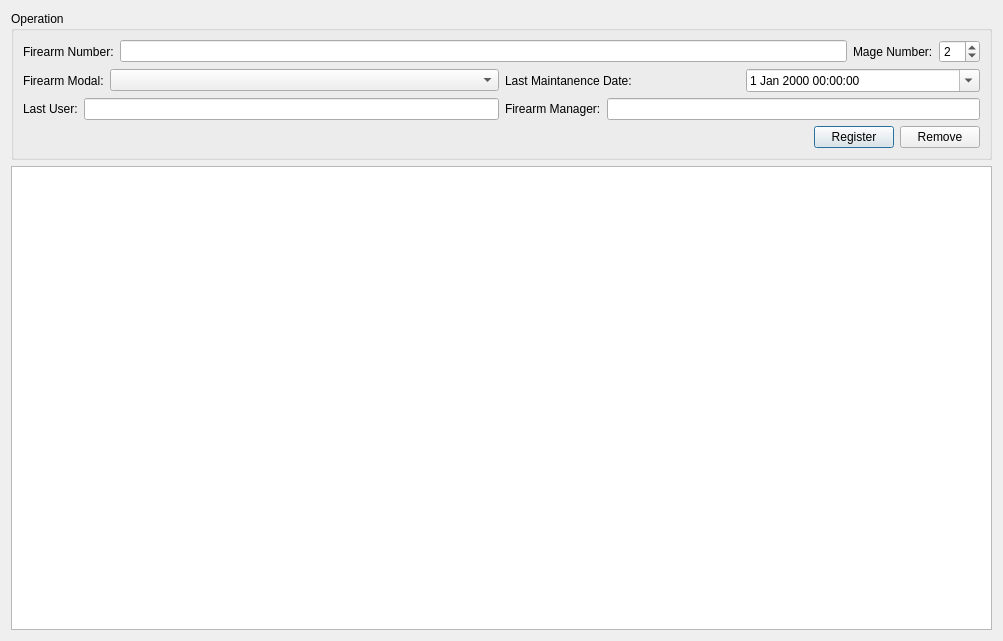
<?xml version="1.0" encoding="UTF-8"?>
<ui version="4.0">
 <class>fireArmRegisterDialog</class>
 <widget class="QDialog" name="fireArmRegisterDialog">
  <property name="geometry">
   <rect>
    <x>0</x>
    <y>0</y>
    <width>1003</width>
    <height>641</height>
   </rect>
  </property>
  <property name="windowTitle">
   <string>Dialog</string>
  </property>
  <layout class="QVBoxLayout" name="verticalLayout_2">
   <item>
    <widget class="QGroupBox" name="groupBox">
     <property name="title">
      <string>Operation</string>
     </property>
     <layout class="QVBoxLayout" name="verticalLayout">
      <item>
       <layout class="QHBoxLayout" name="horizontalLayout_9">
        <item>
         <layout class="QHBoxLayout" name="horizontalLayout_6">
          <item>
           <widget class="QLabel" name="label_2">
            <property name="text">
             <string>Firearm Number:</string>
            </property>
           </widget>
          </item>
          <item>
           <widget class="QLineEdit" name="firearmNumberLineEdit"/>
          </item>
         </layout>
        </item>
        <item>
         <layout class="QHBoxLayout" name="horizontalLayout_7">
          <item>
           <widget class="QLabel" name="label_6">
            <property name="text">
             <string>Mage Number:</string>
            </property>
           </widget>
          </item>
          <item>
           <widget class="QSpinBox" name="magaNumberSpinBox">
            <property name="minimum">
             <number>1</number>
            </property>
            <property name="value">
             <number>2</number>
            </property>
           </widget>
          </item>
         </layout>
        </item>
       </layout>
      </item>
      <item>
       <layout class="QHBoxLayout" name="horizontalLayout_8">
        <item>
         <layout class="QHBoxLayout" name="horizontalLayout_3">
          <item>
           <widget class="QLabel" name="label">
            <property name="sizePolicy">
             <sizepolicy hsizetype="Fixed" vsizetype="Preferred">
              <horstretch>0</horstretch>
              <verstretch>0</verstretch>
             </sizepolicy>
            </property>
            <property name="text">
             <string>Firearm Modal:</string>
            </property>
           </widget>
          </item>
          <item>
           <widget class="QComboBox" name="fireArmModelListComboBox"/>
          </item>
         </layout>
        </item>
        <item>
         <layout class="QHBoxLayout" name="horizontalLayout_4">
          <item>
           <widget class="QLabel" name="label_5">
            <property name="text">
             <string>Last Maintanence Date:</string>
            </property>
           </widget>
          </item>
          <item>
           <widget class="QDateTimeEdit" name="lastMaintaneceDateDateTimeEdit">
            <property name="calendarPopup">
             <bool>true</bool>
            </property>
           </widget>
          </item>
         </layout>
        </item>
       </layout>
      </item>
      <item>
       <layout class="QHBoxLayout" name="horizontalLayout_10">
        <item>
         <layout class="QHBoxLayout" name="horizontalLayout_2">
          <item>
           <widget class="QLabel" name="label_4">
            <property name="text">
             <string>Last User:</string>
            </property>
           </widget>
          </item>
          <item>
           <widget class="chooseLineEdit" name="firearmLastUserLineEdit"/>
          </item>
         </layout>
        </item>
        <item>
         <layout class="QHBoxLayout" name="horizontalLayout">
          <item>
           <widget class="QLabel" name="label_3">
            <property name="text">
             <string>Firearm Manager:</string>
            </property>
           </widget>
          </item>
          <item>
           <widget class="chooseLineEdit" name="firearmManagerLineEdit"/>
          </item>
         </layout>
        </item>
       </layout>
      </item>
      <item>
       <layout class="QHBoxLayout" name="horizontalLayout_5">
        <item>
         <spacer name="horizontalSpacer">
          <property name="orientation">
           <enum>Qt::Horizontal</enum>
          </property>
          <property name="sizeHint" stdset="0">
           <size>
            <width>40</width>
            <height>20</height>
           </size>
          </property>
         </spacer>
        </item>
        <item>
         <widget class="QPushButton" name="registerPushButton">
          <property name="text">
           <string>Register</string>
          </property>
         </widget>
        </item>
        <item>
         <widget class="QPushButton" name="removePushButton">
          <property name="text">
           <string>Remove</string>
          </property>
         </widget>
        </item>
       </layout>
      </item>
     </layout>
    </widget>
   </item>
   <item>
    <widget class="QTableWidget" name="fireArmShowTableWidget"/>
   </item>
  </layout>
 </widget>
 <customwidgets>
  <customwidget>
   <class>chooseLineEdit</class>
   <extends>QLineEdit</extends>
   <header location="global">chooselineedit.h</header>
  </customwidget>
 </customwidgets>
 <resources/>
 <connections/>
</ui>
